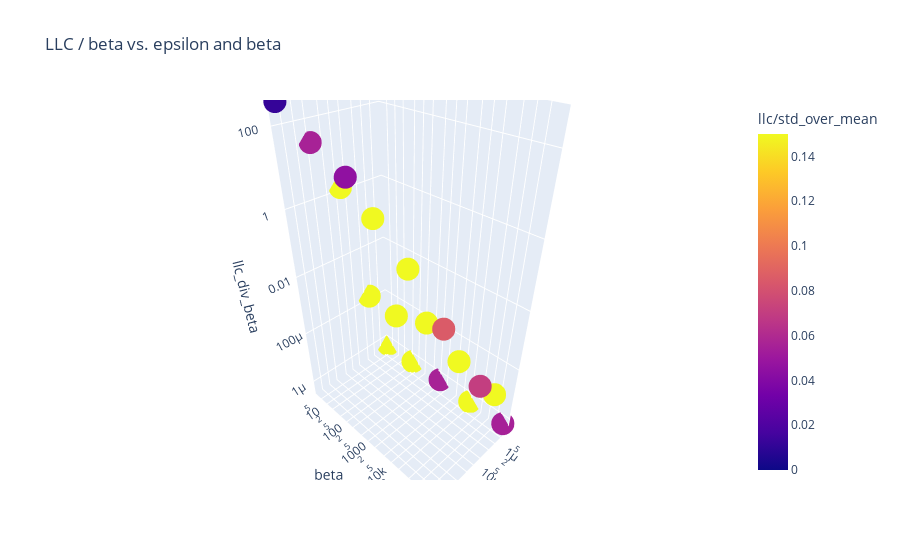

Write notebook code for a chart like this one.
### Code cell
analyzer.plot(div_out_beta=True)

### Figure 1 — Plotly figure (JSON) as saved in the notebook; plotly's stock layout.template omitted (floating-point values rounded to 4 significant figures)
{"data": [{"hovertemplate": "epsilon=%{x}<br>beta=%{y}<br>llc_div_beta=%{z}<br>llc/std_over_mean=%{marker.color}<extra></extra>", "legendgroup": "", "marker": {"color": [0.185, 0.1771, 0.05574, 0.2011, 0.05514, 0.2484, 0.2155, 0.3809, 0.3004, 0.1567, 0.3124, 0.3167, 0.1572, 0.08509, 0.07034, 0.05557, 0.04523, 0.01182], "coloraxis": "coloraxis", "symbol": "circle"}, "mode": "markers", "name": "", "scene": "scene", "showlegend": false, "type": "scatter3d", "x": [3e-07, 3e-07, 3e-07, 3e-07, 3e-07, 1.687e-06, 1.687e-06, 1.687e-06, 1.687e-06, 1.687e-06, 9.487e-06, 9.487e-06, 9.487e-06, 9.487e-06, 9.487e-06, 5.335e-05, 5.335e-05, 0.0003], "y": [3.511, 62.44, 1110.0, 19740.0, 351100.0, 3.511, 62.44, 1110.0, 19740.0, 351100.0, 3.511, 62.44, 1110.0, 19740.0, 351100.0, 3.511, 62.44, 3.511], "z": [5.267e-07, 5.339e-07, 5.66e-07, 4.992e-07, 5.535e-07, 0.0001805, 0.0001415, 0.0003937, 8.78e-05, 3.933e-05, 1.409, 0.4939, 0.05646, 0.003645, 0.0003052, 30.93, 9.722, 336.6]}], "layout": {"coloraxis": {"cmax": 0.15, "cmin": 0, "colorbar": {"title": {"text": "llc/std_over_mean"}}, "colorscale": [[0, "#0d0887"], [0.1111, "#46039f"], [0.2222, "#7201a8"], [0.3333, "#9c179e"], [0.4444, "#bd3786"], [0.5556, "#d8576b"], [0.6667, "#ed7953"], [0.7778, "#fb9f3a"], [0.8889, "#fdca26"], [1, "#f0f921"]]}, "legend": {"tracegroupgap": 0}, "scene": {"domain": {"x": [0, 1], "y": [0, 1]}, "xaxis": {"title": {"text": "epsilon"}, "type": "log"}, "yaxis": {"title": {"text": "beta"}, "type": "log"}, "zaxis": {"title": {"text": "llc_div_beta"}, "type": "log"}}, "title": {"text": "LLC / beta vs. epsilon and beta"}}}
